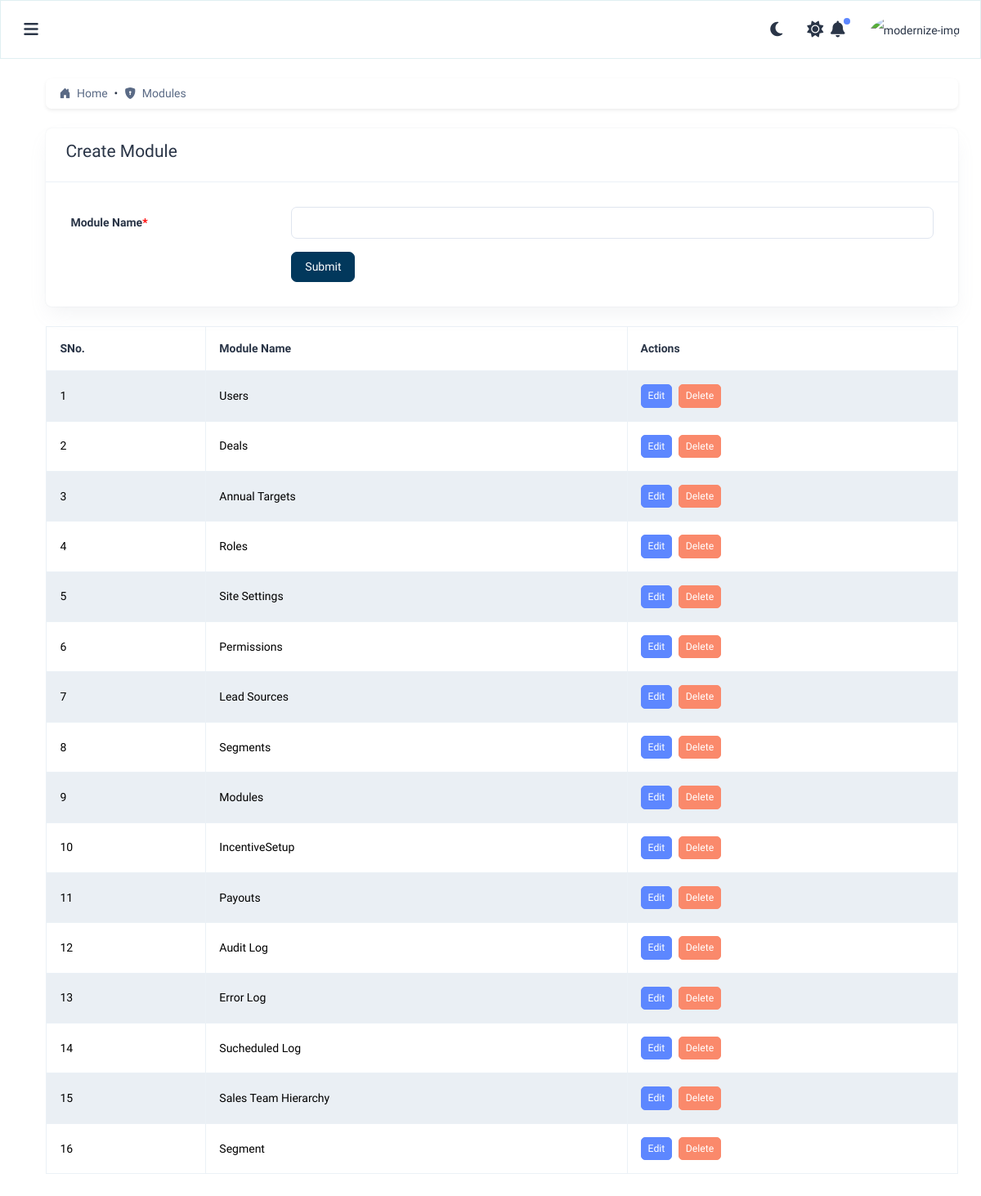
The page /module/ on the database its author committed.
### incentives/models.py (models this page shows, shortened)
class AuditMixin(models.Model):
    created_by = models.CharField(max_length=100, null=True, blank=True)
    updated_by = models.CharField(max_length=100, null=True, blank=True)
    created_at = models.DateTimeField(default=timezone.now)
    updated_at = models.DateTimeField(auto_now=True)
    class Meta:
        abstract = True

class Module(AuditMixin):
    module = models.CharField(max_length=100, unique=True)

### incentives/views.py (the view)
# urls.py: path('module/', views.module, name='module'),
def module(request):
    modules = Module.objects.all()
    edit_id = request.GET.get('edit')
    if edit_id:
        instance = get_object_or_404(Module, pk=edit_id)
    else:
        instance = None
    if request.method == 'POST':
        if 'delete_id' in request.POST:
            delete_id = request.POST.get('delete_id')
            Module.objects.filter(pk=delete_id).delete()
            return redirect('module')  # After delete, clean reload
        form = ModuleForm(request.POST, instance=instance)
        if form.is_valid():
            form.save()
            return redirect('module')  # After save, clean reload
    else:
        form = ModuleForm(instance=instance)
    return render(request, 'owner/settings/module.html', {
        'modules': modules,  # <<< correct name (small m)
        'form': form,
        'editing': bool(edit_id),
    })

### incentives/forms.py
class ModuleForm(forms.ModelForm):
    class Meta:
        model = Module
        fields = ['module']

### incentives/templatetags/permissions_tags.py (called while the page is built)
@register.filter
def has_any_permission(permissions, value):
    try:
        module, action = [s.strip() for s in value.split(",")]
        return permissions.get((module, action), False)
    except ValueError:
        return False

### incentives/templates/owner/settings/module.html (shortened to what this page needs)
{% extends 'layouts/layout.html' %}
{% load static %}  {% load permissions_tags %}
{% load form_filters %}
{% block content %}
<div class="card mb-4 shadow-sm">
  <div class="card-body py-2 px-3">
    <nav aria-label="breadcrumb">
      <ol class="breadcrumb mb-0">
        <li class="breadcrumb-item">
          <a href="{% url 'admin_dashboard' %}" class="text-decoration-none text-primary">
            <i class="bi bi-house-door-fill me-1"></i> Home
          </a>
        </li>
        <li class="breadcrumb-item active" aria-current="page">
          <i class="bi bi-shield-lock-fill me-1"></i> Modules
        </li>
      </ol>
    </nav>
  </div>
</div>
<div class="col-lg-12 mb-4">
  <div class="card">
    <div class="px-4 py-3 border-bottom">
        <h4>{% if editing %}Edit{% else %}Create{% endif %} Module</h4>
    </div>
    <div class="card-body">
      <form method="post" novalidate>
        <div class="mb-3 row align-items-center">
          <label class="col-sm-3 col-form-label">Module Name<span class="mandy">*</span></label>
          <div class="col-sm-9">
            <input type="text" name="module" class="form-control" value="{{ form.module.value|default:'' }}" required>
          </div>
        </div>
       <div class="row">
        <div class="col-sm-3"></div>
        <div class="col-sm-9">
          <button type="submit" class="btn btn-custom me-2">Submit</button>
        </div>
      </div>
      </form>
    </div>
  </div>
</div>
<table class="table table-bordered table-striped align-middle">
    <thead>
      <tr>
        <th>SNo.</th>
        <th>Module Name</th>
        <th>Actions</th>
      </tr>
    </thead>
    <tbody>
      {% for module in modules %}
      <tr>
        <td>{{ forloop.counter }}</td>
        <td>{{ module.module }}</td>
        <td>
          <a class="btn btn-primary btn-sm me-1" href="?edit={{ module.id }}">Edit</a>
          <form method="post" style="display:inline;">
            <button type="submit" class="btn btn-danger btn-sm" onclick="return confirm('Are you sure you want to delete this module?')">Delete</button>
          </form>
        </td>
      </tr>
      {% empty %}
      <tr>
        <td colspan="3" class="text-center">No modules found.</td>
      </tr>
      {% endfor %}
    </tbody>
  </table>
      </div>
    </div>
  </div>
{% endblock %}

### incentives/static/css/main.css (style rules this page uses)
:root { --theme-color: #02385c; --secondary-color:#017d91; --text-color: #ffffffba; --shadow-color:#017d911f; }
.btn-custom { --bs-btn-color: #fff; --bs-btn-bg: var(--theme-color); --bs-btn-border-color: var(--theme-color); --bs-btn-hover-color: #fff; --bs-btn-hover-bg: var(--theme-color); --bs-btn-hover-border-color: var(--theme-color); --bs-btn-focus-shadow-rgb: 255, 186, 65; --bs-btn-active-color: #fff; --bs-btn-active-bg: var(--theme-color); --bs-btn-active-border-color: var(--theme-color); --bs-btn-active-shadow: inset 0 3px 5px rgba(0, 0, 0, 0.125); --bs-btn-disabled-color: #fff; --bs-btn-disabled-bg: var(--theme-color); --bs-btn-disabled-border-color: var(--theme-color); }
.mandy { color: red; }
.text-primary { --bs-text-opacity: 1; color: rgba(var(--theme-color), var(--bs-text-opacity)) !important; }

### rows shown on the page
Module: module "Users"
Module: module "Deals"
Module: module "Annual Targets"
Module: module "Roles"
Module: module "Site Settings"
Module: module "Permissions"
Module: module "Lead Sources"
Module: module "Segments"
Module: module "Modules"
Module: module "IncentiveSetup"
Module: module "Payouts"
Module: module "Audit Log"
Module: module "Error Log"
Module: module "Sucheduled Log"
Module: module "Sales Team Hierarchy"
Module: module "Segment"
